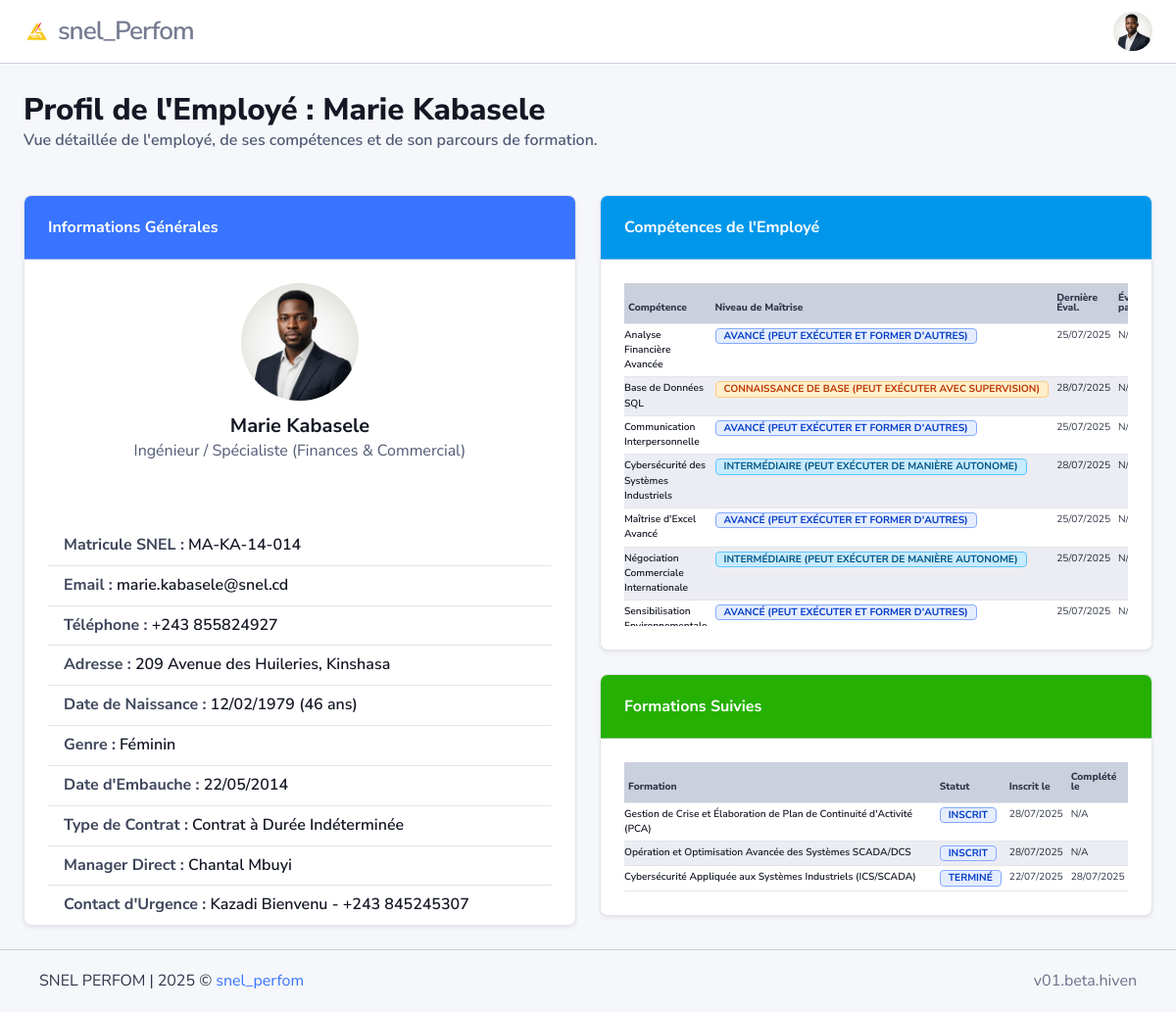
Page /employee/profile/14 (signed in) on the earlier database version.
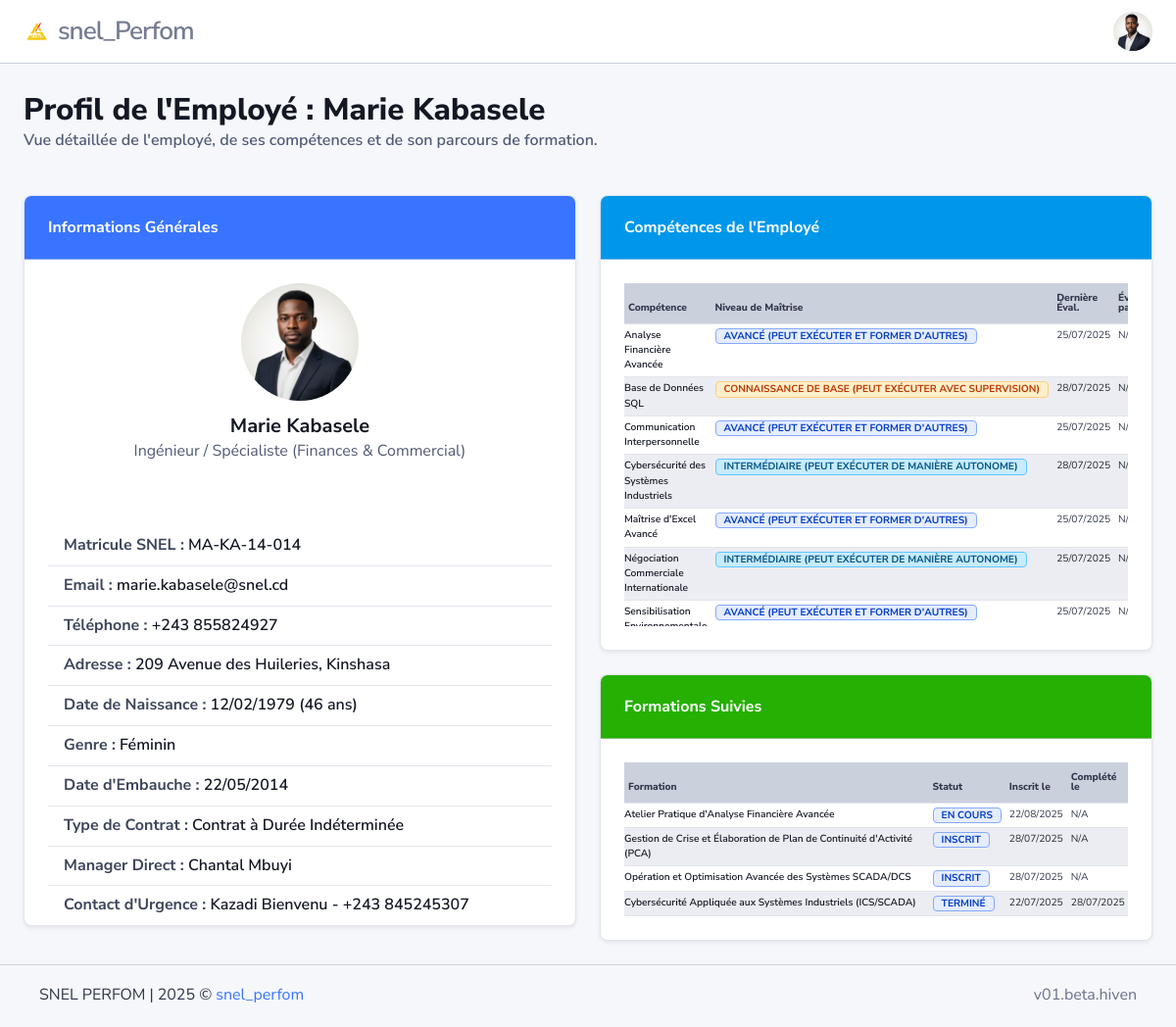
Same page on the later database version.
### skill_training/models.py (models this page shows, shortened)
class EmployeeSkill(models.Model):
    PROFICIENCY_CHOICES = [
        (1, 'Débutant (Notions de base)'),
        (2, 'Connaissance de base (Peut exécuter avec supervision)'),
        (3, 'Intermédiaire (Peut exécuter de manière autonome)'),
        (4, 'Avancé (Peut exécuter et former d\'autres)'),
        (5, 'Expert (Leader dans le domaine, innove)'),
    ]
    employee = models.ForeignKey(Employee, on_delete=models.CASCADE, related_name='employee_skills',
                                 verbose_name="Employé")  # Changed to Employee
    skill = models.ForeignKey(Skill, on_delete=models.CASCADE, related_name='employee_mastery',
                              verbose_name="Compétence")
    proficiency_level = models.IntegerField(choices=PROFICIENCY_CHOICES, verbose_name="Niveau de Maîtrise")
    last_assessed_date = models.DateField(auto_now=True, verbose_name="Date de Dernière Évaluation")
    assessed_by = models.ForeignKey(Employee, on_delete=models.SET_NULL, null=True, blank=True,
                                    related_name='skills_assessed', verbose_name="Évalué par")
    ASSESSMENT_METHOD_CHOICES = [
        ('SELF', 'Auto-évaluation'),
        ('MANAGER', 'Évaluation Manager'),
        ('PEER', 'Évaluation Pair'),
        ('HR', 'Évaluation RH'),
        ('AI', 'Évaluation IA'),
        ('TEST', 'Test de Compétences'),
    ]
    assessment_method = models.CharField(max_length=50, choices=ASSESSMENT_METHOD_CHOICES, blank=True, null=True,
                                         verbose_name="Méthode d'Évaluation")
    class Meta:
        verbose_name = "Compétence Employé"
        verbose_name_plural = "Compétences Employés"
        unique_together = ('employee', 'skill')
        ordering = ['employee__last_name', 'skill__name']

class Skill(models.Model):
    name = models.CharField(max_length=150, unique=True, verbose_name="Nom de la Compétence")
    description = models.TextField(blank=True, null=True, verbose_name="Description")
    category = models.ForeignKey(SkillCategory, on_delete=models.SET_NULL, null=True, blank=True,
                                 related_name='skills', verbose_name="Catégorie")
    is_critical_for_snel = models.BooleanField(
        default=False, verbose_name="Critique pour la SNEL",
        help_text="Indique si cette compétence est essentielle pour les opérations ou la stratégie de la SNEL."
    )
    created_at = models.DateTimeField(auto_now_add=True, verbose_name="Date de Création")
    updated_at = models.DateTimeField(auto_now=True, verbose_name="Date de Dernière Mise à Jour")
    class Meta:
        verbose_name = "Compétence"
        verbose_name_plural = "Compétences"
        ordering = ['name']

class EmployeeTraining(models.Model):
    STATUS_CHOICES = [
        ('Inscrit', 'Inscrit'),
        ('En Cours', 'En Cours'),
        ('Attente validation manager', 'Attente validation manager'),
        ('Terminé', 'Terminé'),
        ('Annulé', 'Annulé'),
    ]
    employee = models.ForeignKey(Employee, on_delete=models.CASCADE, related_name='trainings_taken',
                                 verbose_name="Employé")  # Changed to Employee
    course = models.ForeignKey(TrainingCourse, on_delete=models.CASCADE, related_name='participants',
                               verbose_name="Formation")
    enrollment_date = models.DateField(verbose_name="Date d'Inscription", blank=True, null=True)
    completion_date = models.DateField(null=True, blank=True, verbose_name="Date de Complétion")
    status = models.CharField(max_length=100, choices=STATUS_CHOICES, default='Inscrit', verbose_name="Statut")
    score = models.IntegerField(null=True, blank=True, verbose_name="Score Obtenu (si applicable)")
    feedback_on_course = models.TextField(blank=True, null=True, verbose_name="Feedback sur la Formation")
    recommended_by_ai = models.OneToOneField(
        'RecommendedTraining',
        on_delete=models.SET_NULL,
        null=True,
        blank=True,
        related_name='related_employee_training',
        verbose_name="Recommandée par l'IA"
    )
    created_at = models.DateTimeField(auto_now_add=True, verbose_name="Date d'Enregistrement")
    updated_at = models.DateTimeField(auto_now=True, verbose_name="Date de Dernière Mise à Jour")
    class Meta:
        verbose_name = "Participation Formation"
        verbose_name_plural = "Participations Formations"
        unique_together = ('employee', 'course', 'enrollment_date')
        ordering = ['-enrollment_date', 'employee__last_name']

class TrainingCourse(models.Model):
    TRAINING_TYPE_CHOICES = [
        ('En Ligne', 'En Ligne'),
        ('En Présentiel', 'En Présentiel'),
        ('Mixte (En ligne et Présentiel)', 'Mixte (En ligne et Présentiel)'),
    ]
    title = models.CharField(max_length=200, verbose_name="Titre de la Formation")
    description = models.TextField(blank=True, null=True, verbose_name="Description")
    provider = models.CharField(max_length=100, blank=True, null=True, verbose_name="Fournisseur (Interne/Externe)")
    duration_hours = models.IntegerField(null=True, blank=True, verbose_name="Durée (Heures)")
    cost = models.DecimalField(max_digits=10, decimal_places=2, null=True, blank=True, verbose_name="Coût")
    skills_covered = models.ManyToManyField(Skill, related_name='courses', verbose_name="Compétences Couvertes")
    training_type = models.CharField(max_length=60, choices=TRAINING_TYPE_CHOICES, default='IN_PERSON',
                                     verbose_name="Type de Formation")
    url_link = models.URLField(max_length=200, blank=True, null=True, verbose_name="Lien (si en ligne)")
    created_at = models.DateTimeField(auto_now_add=True, verbose_name="Date de Création")
    updated_at = models.DateTimeField(auto_now=True, verbose_name="Date de Dernière Mise à Jour")
    class Meta:
        verbose_name = "Formation"
        verbose_name_plural = "Formations"
        ordering = ['title']

### employee/views.py (the view)
# urls.py: path('profile/<int:pk>', employee_profile, name='employee_profile'),
def employee_profile(request, pk):
    employee = get_object_or_404(
        Employee.objects.select_related(
            'department', 'position', 'manager'
        ).prefetch_related(
            Prefetch('employee_skills',
                     queryset=EmployeeSkill.objects.select_related('skill', 'assessed_by').order_by('skill__name')),
            Prefetch('trainings_taken',
                     queryset=EmployeeTraining.objects.select_related('course').order_by('-enrollment_date')),
            Prefetch('recommended_trainings',
                     queryset=RecommendedTraining.objects.select_related('training_course').order_by(
                         '-recommendation_date')),
        ),
        pk=pk
    )
    context = {
        'review': PerformanceReview.objects.filter(employee=request.user).last(),
        'employee': employee,
        'employee_skills': employee.employee_skills.all(),  # Accéder aux données pré-chargées
        'employee_trainings': employee.trainings_taken.all(),  # Accéder aux données pré-chargées
        'recommended_trainings': employee.recommended_trainings.all(),  # Accéder aux données pré-chargées
    }
    return render(request, 'employee_profile.html', context)

### dashboard/templatetags/app_filters.py (called while the page is built)
@register.filter
def get_proficiency_badge_color(level):
    if level == 1:
        return 'danger'    # Rouge pour Débutant
    elif level == 2:
        return 'warning'   # Jaune/Orange pour Connaissance de base
    elif level == 3:
        return 'info'      # Bleu clair pour Intermédiaire
    elif level == 4:
        return 'primary'   # Bleu foncé pour Avancé
    elif level == 5:
        return 'success'   # Vert pour Expert
    return 'secondary' # Couleur par défaut si le niveau n'est pas reconnu

### employee/models.py (called while the page is built)
    @property
    def full_name(self):
        return f"{self.first_name} {self.last_name}"

    @property
    def current_age(self):
        if self.date_of_birth:
            today = date.today()
            return today.year - self.date_of_birth.year - \
                ((today.month, today.day) < (self.date_of_birth.month, self.date_of_birth.day))
        return None

    def is_simple_employee(self):
        if not self.is_manager and not self.is_hr:
            return True
        return False

### templates/employee_profile.html (shortened to what the changed rows need)
{% extends 'index.html' %}
{% load static %}
{% load app_filters %}
{% block content %}
<div class="content">
    <div class="row gy-3 mb-4 justify-content-between">
        <div class="col-12">
            <h2 class="mb-2 text-body-emphasis">Profil de l'Employé : {{ employee.full_name }}</h2>
        </div>
    </div>
    <div class="row g-4">
        <div class="col-lg-6">
            <div class="card shadow-sm mb-4">
                <div class="card-body">
                    {% if employee_skills %}
                        <div class="table-responsive scrollbar" style="max-height: 350px;">
                            <table class="table table-sm table-striped fs-10 mb-0">
                                <thead class="bg-body-tertiary">
                                    <tr>
                                        <th scope="col">Compétence</th>
                                        <th scope="col">Niveau de Maîtrise</th>
                                        <th scope="col">Dernière Éval.</th>
                                        <th scope="col">Évalué par</th>
                                    </tr>
                                </thead>
                                <tbody>
                                    {% for es in employee_skills %}
                                    <tr>
                                        <td class="text-body-emphasis fw-semibold" data-bs-toggle="tooltip" data-bs-placement="top" title="{{ es.skill.description|default_if_none:'Aucune description.' }}">
                                            {{ es.skill.name }}
                                        </td>
                                        <td>
                                            <span class="badge badge-phoenix badge-phoenix-{{ es.proficiency_level|get_proficiency_badge_color }} fs-10">
                                                {{ es.get_proficiency_level_display }}
                                            </span>
                                        </td>
                                        <td>{{ es.last_assessed_date|date:"d/m/Y" }}</td>
                                        <td>
                                            {% if es.assessed_by %}
                                                <a href="{% url 'employee:user_profile' es.assessed_by.pk %}" class="text-body-emphasis">{{ es.assessed_by.full_name }}</a>
                                            {% else %}
                                                N/A
                                            {% endif %}
                                        </td>
                                    </tr>
                                    {% endfor %}
                                </tbody>
                            </table>
                        </div>
                    {% else %}
                        <p class="text-body-tertiary">Aucune compétence enregistrée pour cet employé.</p>
                    {% endif %}
                </div>
            </div>
            <div class="card shadow-sm mb-4">
                <div class="card-body">
                    {% if employee_trainings %}
                        <div class="table-responsive scrollbar" style="max-height: 350px;">
                            <table class="table table-sm table-striped fs-10 mb-0">
                                <thead class="bg-body-tertiary">
                                    <tr>
                                        <th scope="col">Formation</th>
                                        <th scope="col">Statut</th>
                                        <th scope="col">Inscrit le</th>
                                        <th scope="col">Complété le</th>
                                    </tr>
                                </thead>
                                <tbody>
                                    {% for et in employee_trainings %}
                                    <tr>
                                        <td><a href="{% url 'course:detail_course' et.course.pk %}" class="text-body-emphasis fw-semibold">{{ et.course.title }}</a></td>
                                        <td><span class="badge badge-phoenix badge-phoenix-primary fs-10">{{ et.get_status_display }}</span></td>
                                        <td>{{ et.enrollment_date|date:"d/m/Y"|default_if_none:"N/A" }}</td>
                                        <td>{% if et.completion_date %}{{ et.completion_date|date:"d/m/Y" }}{% else %} N/A {% endif %}</td>
                                    </tr>
                                    {% endfor %}
                                </tbody>
                            </table>
                        </div>
                    {% else %}
                        <p class="text-body-tertiary">Cet employé n'a pas encore suivi de formation.</p>
                    {% endif %}
                </div>
            </div>
        </div>
    </div>
</div>
{% endblock %}

Differences in the rows shown:
added EmployeeTraining: course "Atelier Pratique d'Analyse Financière Avancée", status "EN COURS", enrollment_date "22/08/2025", shows "N/A"
